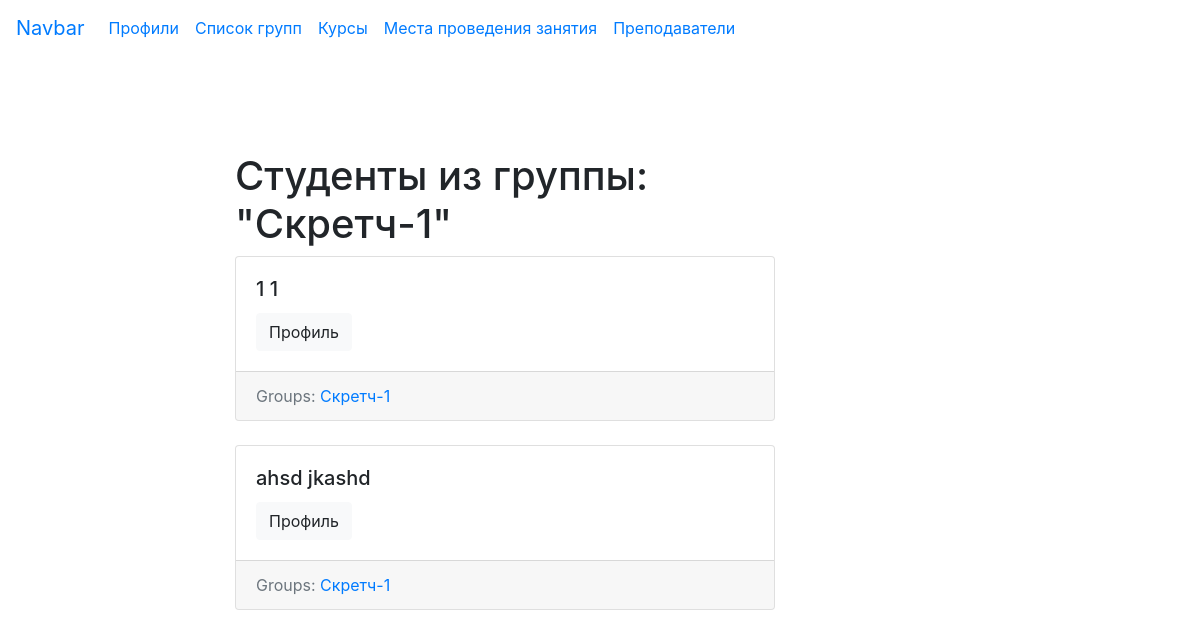
Before: /userprofile/group/1/ with the older database file.
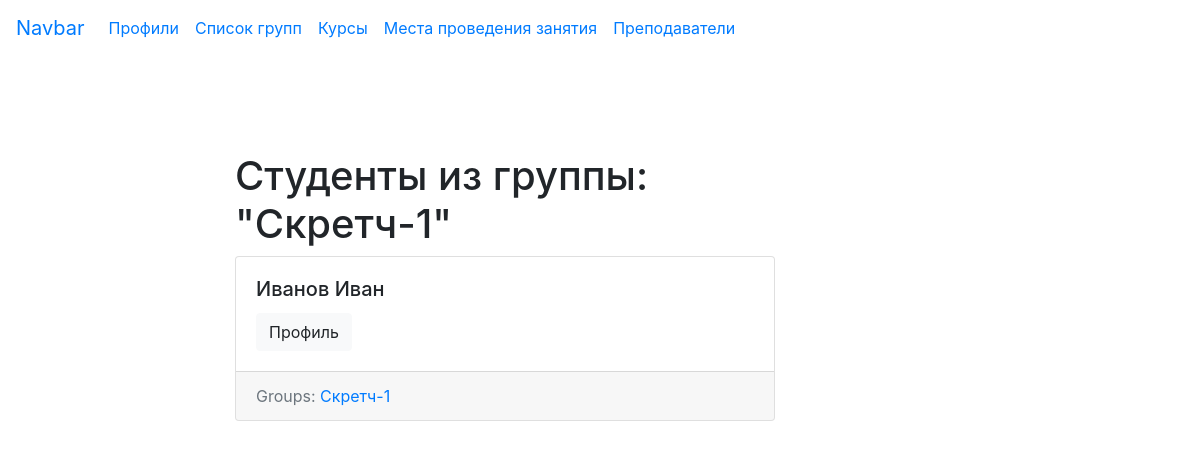
After: the same page with the newer database file.
### userprofile/models.py (models this page shows, shortened)
class UserProfile(models.Model):
    id_profile = models.AutoField(primary_key=True)
    user = models.OneToOneField(User, on_delete=models.CASCADE)
    surname = models.CharField(max_length=100)
    name = models.CharField(max_length=100)
    patronymic = models.CharField(max_length=50)
    number_school = models.IntegerField()
    date_of_birth = models.DateField(null=True)
    ph_number = models.CharField(max_length=12)
    group = models.ManyToManyField('Group', blank=True, related_name='profiles')
    def get_absolute_url(self):
        return reverse('profile_detail_url', args=[str(self.id_profile)])

class Group(models.Model):
    id_group = models.AutoField(primary_key=True)
    name_group = models.CharField(max_length=100)
    def get_absolute_url(self):
        return reverse('group_detail_url', args=[str(self.id_group)])

### userprofile/views.py (the view)
# urls.py: path('group/<int:id_group>/', group_detail, name='group_detail_url'),
def group_detail(request, id_group):
    group = get_object_or_404(Group, id_group=id_group)
    return render(request, 'userprofile/group_detail.html', {'group': group})

### userprofile/templates/userprofile/group_detail.html (shortened to what this page needs)
{% extends 'userprofile/base_profile.html'%}
{% block content %}
<h1 class="mt-5">Студенты из группы: "{{ group.name_group }}"</h1>
{% for profile in group.profiles.all %}
{% include 'userprofile/includes/profile_card_template.html' %}
{% endfor %}
{% endblock %}

### userprofile/templates/userprofile/includes/profile_card_template.html
<div class="card mb-4">
  <div class="card-body">
    <h5 class="card-title">{{ profile.surname }} {{ profile.name }}</h5>
    <a href="{{ profile.get_absolute_url }}" class="btn btn-light">Профиль</a>
  </div>
    <div class="card-footer text-muted">
    Groups:
      {% for group in profile.group.all %}
        <a href="{{ group.get_absolute_url}}">{{ group.name_group }}</a>
      {% endfor %}
  </div>
</div>

Changed rows visible on the page:
removed UserProfile: surname "1", name "1", Group (name_group "Скретч-1")
removed UserProfile: surname "ahsd", name "jkashd", Group (name_group "Скретч-1")
added UserProfile: surname "Иванов", name "Иван", Group (name_group "Скретч-1")
